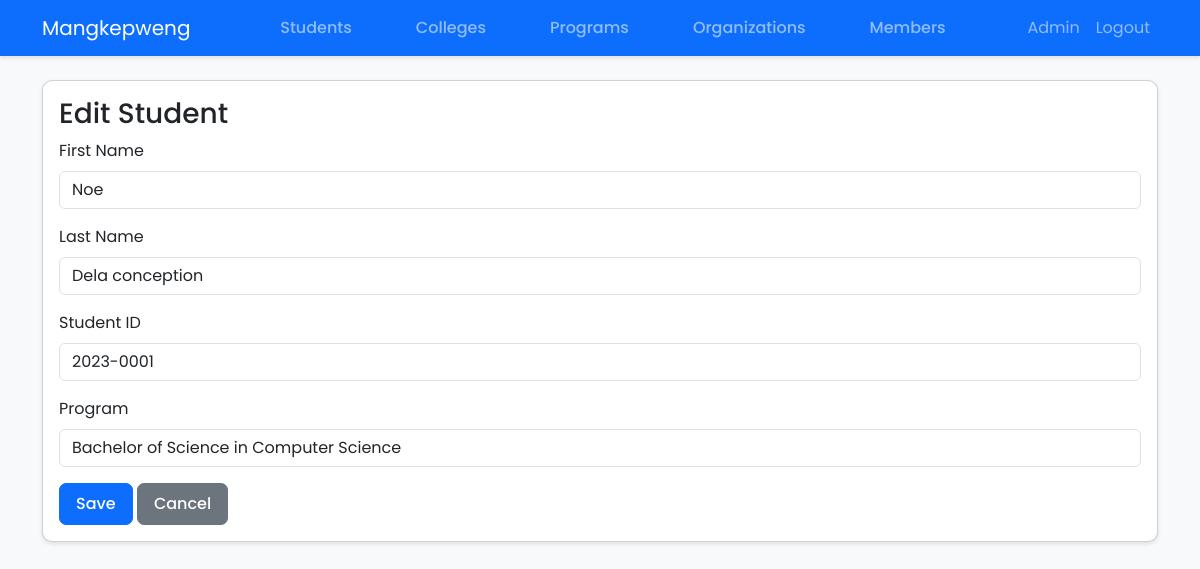
The app's page /student/1/edit/ (signed in) with its own data.
### core/models.py (models this page shows, shortened)
class Student(models.Model):
    first_name = models.CharField(max_length=50)
    last_name = models.CharField(max_length=50)
    student_id = models.CharField(max_length=20, unique=True)
    program = models.ForeignKey(Program, on_delete=models.CASCADE)

### core/views.py (the view)
# urls.py: path('student/<int:pk>/edit/', views.StudentUpdateView.as_view(), name='student_edit'),
class StudentUpdateView(AdminRequiredMixin, UpdateView):
    model = Student
    template_name = 'core/student_form.html'
    fields = ['first_name', 'last_name', 'student_id', 'program']
    success_url = reverse_lazy('student_list')

### core/models.py (called while the page is built)
    def __str__(self):
        return self.name

### core/templatetags/form_tags.py (called while the page is built)
@register.filter(name='addclass')
def addclass(field, css):
    return field.as_widget(attrs={'class': css})

### core/views.py (called while the page is built)
    def test_func(self):
        return self.request.user.is_staff

### templates/core/student_form.html (shortened to what this page needs)
{% extends 'base.html' %}
{% load form_tags %}
{% block content %}
<div class="card">
    <div class="card-body">
        <h3>{% if form.instance.pk %}Edit Student{% else %}Add Student{% endif %}</h3>
        <form method="post">
            <div class="mb-3">
                <label for="{{ form.first_name.id_for_label }}" class="form-label">First Name</label>
                {{ form.first_name|addclass:"form-control" }}
            </div>
            <div class="mb-3">
                <label for="{{ form.last_name.id_for_label }}" class="form-label">Last Name</label>
                {{ form.last_name|addclass:"form-control" }}
            </div>
            <div class="mb-3">
                <label for="{{ form.student_id.id_for_label }}" class="form-label">Student ID</label>
                {{ form.student_id|addclass:"form-control" }}
            </div>
            <div class="mb-3">
                <label for="{{ form.program.id_for_label }}" class="form-label">Program</label>
                {{ form.program|addclass:"form-control" }}
            </div>
            <button type="submit" class="btn btn-primary">Save</button>
            <a href="{% url 'student_list' %}" class="btn btn-secondary">Cancel</a>
        </form>
    </div>
</div>
{% endblock %}

### static/css/style.css (style rules this page uses)
body { font-family: 'Poppins', sans-serif; background-color: #f8f9fa; }
.card { border-radius: 10px; box-shadow: 0 2px 4px rgba(0,0,0,0.1); }
.btn { font-weight: 500; padding: 0.5rem 1rem; border-radius: 7px; }

### records on screen
Student: first_name "Noe", last_name "Dela conception", student_id "2023-0001", program "Bachelor of Science in Computer Science"
